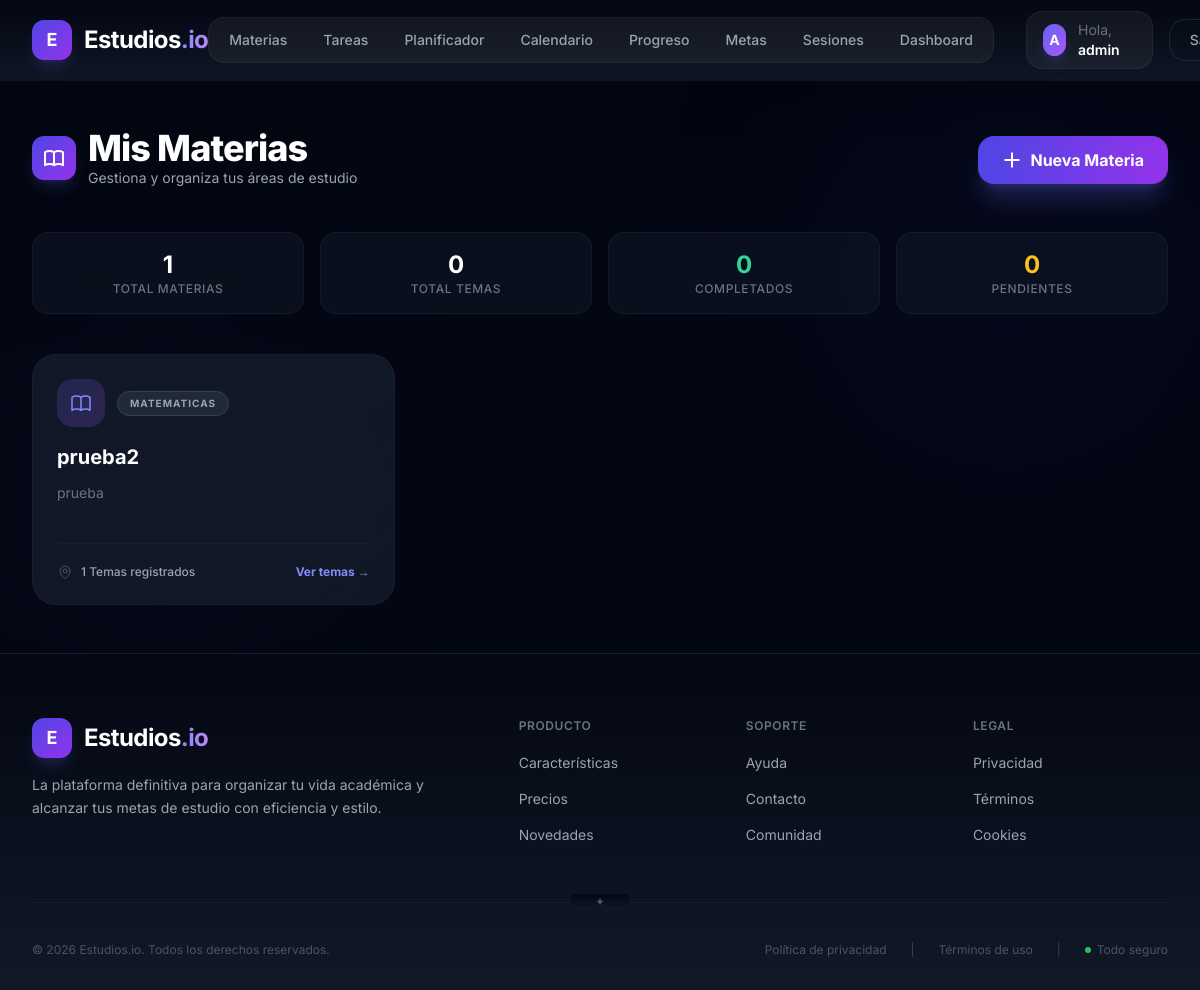
Page /study/subjects (signed in) on the committed database.
### app/models/user.py (models this page shows, shortened)
class User(db.Model, UserMixin):
    __tablename__ = "users"
    id = db.Column(db.Integer, primary_key=True)
    username = db.Column(db.String(100), unique=True, nullable = False)
    password = db.Column(db.String(255), nullable = False)
    role_id = db.Column(db.Integer, db.ForeignKey('roles.id'), nullable = False)

### app/models/study.py (models this page shows)
class Subject(db.Model):
    __tablename__ = "subjects"
    id = db.Column(db.Integer, primary_key=True)
    name = db.Column(db.String(100), nullable=False)
    description = db.Column(db.Text, nullable=True)
    category = db.Column(db.String(50), nullable=True) # ej: Programación, Inglés, etc.
    user_id = db.Column(db.Integer, db.ForeignKey('users.id'), nullable=False)
    tasks = db.relationship('Task', backref='subject', lazy=True, cascade="all, delete-orphan")
    topics = db.relationship('Topic', backref='subject', lazy=True, cascade="all, delete-orphan")

### app/api/study.py (the view)
@study_bp.route('/subjects')
@login_required
def list_subjects():
    subjects = Subject.query.filter_by(user_id=current_user.id).all()
    return render_template('study/subjects.html', subjects=subjects)

### app/__init__.py (called while the page is built)
def create_app():
    app = Flask(__name__)
    app.config.from_object(Config)
    db.init_app(app)
    bcrypt.init_app(app)
    migrate.init_app(app, db)
    login_manager.init_app(app)
    @login_manager.user_loader
    def load_user(user_id):
        return db.session.get(User, int(user_id))
    from app.api.auth import auth_bp
    from app.api.main import main_bp
    from app.api.study import study_bp
    app.register_blueprint(auth_bp, url_prefix='/api/auth')
    app.register_blueprint(main_bp, url_prefix='/')
    app.register_blueprint(study_bp, url_prefix='/study')
    login_manager.login_view = 'auth.login'
    login_manager.login_message_category = 'info'
    return app

### app/templates/study/subjects.html (shortened to what this page needs)
{% extends 'base.html' %}
{% block content %}
<div class="max-w-7xl mx-auto px-4 sm:px-6 lg:px-8 py-12 w-full relative">
    <div class="absolute top-0 right-0 w-96 h-96 bg-indigo-600/5 blur-[120px] rounded-full -z-10"></div>
    <div class="absolute bottom-0 left-0 w-80 h-80 bg-purple-600/5 blur-[120px] rounded-full -z-10"></div>
    <div class="flex flex-col md:flex-row md:items-center justify-between gap-4 mb-10">
        <div>
            <div class="flex items-center gap-3 mb-1">
                <div class="w-11 h-11 bg-gradient-to-br from-indigo-600 to-purple-600 rounded-xl flex items-center justify-center shadow-lg shadow-indigo-500/20">
                </div>
                <div>
                    <h1 class="text-3xl md:text-4xl font-extrabold text-white tracking-tight">Mis Materias</h1>
                    <p class="text-gray-400 text-sm">Gestiona y organiza tus áreas de estudio</p>
                </div>
            </div>
        </div>
        <button onclick="openSubjectModal('create')"
                class="group relative bg-gradient-to-r from-indigo-600 to-purple-600 hover:from-indigo-700 hover:to-purple-700 text-white px-6 py-3 rounded-2xl font-bold transition-all duration-300 shadow-xl shadow-indigo-500/25 hover:shadow-indigo-500/40 active:scale-95 flex items-center gap-2 overflow-hidden">
            <span class="relative z-10 flex items-center gap-2">
                <svg class="w-5 h-5 group-hover:rotate-90 transition-transform duration-300" fill="none" viewBox="0 0 24 24" stroke="currentColor" stroke-width="2.5">
                    <path stroke-linecap="round" stroke-linejoin="round" d="M12 4v16m8-8H4" />
                </svg>
                Nueva Materia
            </span>
        </button>
    </div>
    <div class="grid grid-cols-2 md:grid-cols-4 gap-4 mb-10">
        <div class="bg-gray-900/50 border border-gray-800/50 rounded-2xl p-4 text-center hover:border-indigo-500/30 transition-all duration-300">
            <div class="text-2xl font-bold text-white">{{ subjects|length }}</div>
            <div class="text-xs text-gray-500 font-medium uppercase tracking-wider">Total Materias</div>
        </div>
        <div class="bg-gray-900/50 border border-gray-800/50 rounded-2xl p-4 text-center hover:border-purple-500/30 transition-all duration-300">
            {% set total_topics = 0 %}
            {% for s in subjects %}{% set total_topics = total_topics + s.topics|length %}{% endfor %}
            <div class="text-2xl font-bold text-white">{{ total_topics }}</div>
            <div class="text-xs text-gray-500 font-medium uppercase tracking-wider">Total Temas</div>
        </div>
        <div class="bg-gray-900/50 border border-gray-800/50 rounded-2xl p-4 text-center hover:border-emerald-500/30 transition-all duration-300">
            <div class="text-2xl font-bold text-emerald-400">0</div>
            <div class="text-xs text-gray-500 font-medium uppercase tracking-wider">Completados</div>
        </div>
        <div class="bg-gray-900/50 border border-gray-800/50 rounded-2xl p-4 text-center hover:border-amber-500/30 transition-all duration-300">
            <div class="text-2xl font-bold text-amber-400">0</div>
            <div class="text-xs text-gray-500 font-medium uppercase tracking-wider">Pendientes</div>
        </div>
    </div>
    {% if not subjects %}
    <div class="bg-gray-900/50 border-2 border-dashed border-gray-800 rounded-3xl p-16 text-center relative overflow-hidden">
        <div class="absolute inset-0 bg-gradient-to-br from-indigo-600/5 to-purple-600/5"></div>
        <div class="relative z-10">
            <div class="w-20 h-20 bg-gradient-to-br from-indigo-500/20 to-purple-500/20 rounded-2xl flex items-center justify-center mx-auto mb-6">
                <svg class="w-10 h-10 text-indigo-400" fill="none" viewBox="0 0 24 24" stroke="currentColor" stroke-width="1.5">
                    <path stroke-linecap="round" stroke-linejoin="round" d="M12 6.253v13m0-13C10.832 5.477 9.246 5 7.5 5S4.168 5.477 3 6.253v13C4.168 18.477 5.754 18 7.5 18s3.332.477 4.5 1.253m0-13C13.168 5.477 14.754 5 16.5 5c1.747 0 3.332.477 4.5 1.253v13C19.832 18.477 18.247 18 16.5 18c-1.746 0-3.332.477-4.5 1.253" />
                </svg>
            </div>
            <h3 class="text-xl font-bold text-white mb-2">Aún no tienes materias</h3>
            <p class="text-gray-400 mb-8">Comienza registrando tu primera materia para organizar tus temas.</p>
            <button onclick="openSubjectModal('create')" class="text-indigo-400 hover:text-indigo-300 font-bold transition-colors inline-flex items-center gap-1">
                Crear ahora <span class="text-lg">→</span>
            </button>
        </div>
    </div>
    {% else %}
    <div class="grid grid-cols-1 md:grid-cols-2 lg:grid-cols-3 gap-6">
        {% for subject in subjects %}
        <div class="group relative bg-gradient-to-br from-gray-900 to-gray-800/50 border border-gray-800/50 rounded-3xl p-6 hover:border-indigo-500/50 transition-all duration-500 hover:-translate-y-2 hover:shadow-2xl hover:shadow-indigo-500/10 overflow-hidden">
            <div class="absolute inset-0 bg-gradient-to-br from-indigo-600/0 to-purple-600/0 group-hover:from-indigo-600/5 group-hover:to-purple-600/5 transition-all duration-500"></div>
            <div class="relative flex items-start justify-between mb-4">
                <div class="flex items-center gap-3">
                    <div class="p-3 bg-gradient-to-br from-indigo-500/20 to-purple-500/20 rounded-2xl text-indigo-400 group-hover:scale-110 transition-transform duration-300">
                    </div>
                    <span class="inline-block px-3 py-1 bg-gray-800 text-gray-400 text-[10px] font-bold uppercase tracking-widest rounded-full border border-gray-700">
                        {{ subject.category or 'General' }}
                    </span>
                </div>
            </div>
            <a href="{{ url_for('study.list_topics', subject_id=subject.id) }}" class="relative block">
                <div class="mb-3">
                    <h3 class="text-xl font-bold text-white group-hover:text-transparent group-hover:bg-clip-text group-hover:bg-gradient-to-r group-hover:from-indigo-400 group-hover:to-purple-400 transition-all duration-300">
                        {{ subject.name }}
                    </h3>
                </div>
                <p class="text-gray-500 text-sm line-clamp-2 mb-5 min-h-[40px]">
                    {{ subject.description or 'Sin descripción disponible.' }}
                </p>
                <div class="flex items-center justify-between pt-5 border-t border-gray-800/50">
                    <div class="flex items-center gap-2">
                        <span class="text-xs text-gray-400 font-medium">{{ subject.topics|length }} Temas registrados</span>
                    </div>
                    <span class="text-indigo-400 text-xs font-bold group-hover:translate-x-1 transition-transform duration-300 flex items-center gap-1">
                        Ver temas →
                    </span>
                </div>
            </a>
        </div>
        {% endfor %}
    </div>
    {% endif %}
</div>
{% endblock %}

### app/templates/components/navbar.html (shortened to what this page needs)
<nav class="fixed top-0 left-0 right-0 z-50 bg-gradient-to-b from-gray-950/95 to-gray-900/90 backdrop-blur-xl border-b border-white/5 shadow-2xl shadow-black/20">
    <div class="max-w-7xl mx-auto px-4 sm:px-6 lg:px-8">
        <div class="flex items-center justify-between h-20">
            <div class="flex-shrink-0">
                <a href="{{ url_for('main.landing') }}" class="group flex items-center gap-3">
                    <div class="w-10 h-10 bg-gradient-to-br from-indigo-600 to-purple-600 rounded-xl flex items-center justify-center shadow-lg shadow-indigo-500/20 transition-transform duration-300 group-hover:scale-110 group-hover:shadow-indigo-500/40">
                        <span class="text-white font-bold text-lg">E</span>
                    </div>
                    <span class="text-2xl font-bold text-white tracking-tight transition-colors duration-300 group-hover:text-indigo-400">
                        Estudios<span class="text-transparent bg-clip-text bg-gradient-to-r from-indigo-400 to-purple-400">.io</span>
                    </span>
                </a>
            </div>
            <div class="hidden md:flex items-center gap-6">
                {% if current_user.is_authenticated %}
                    <div class="flex items-center gap-1 bg-white/5 rounded-2xl p-1 border border-white/5">
                        <a href="{{ url_for('study.list_subjects') }}"
                           class="px-4 py-2 text-sm font-medium text-gray-400 hover:text-white hover:bg-white/10 rounded-xl transition-all duration-300">
                            Materias
                        </a>
                        <a href="{{ url_for('study.list_tasks') }}"
                           class="px-4 py-2 text-sm font-medium text-gray-400 hover:text-white hover:bg-white/10 rounded-xl transition-all duration-300">
                            Tareas
                        </a>
                        <a href="{{ url_for('study.planner') }}"
                           class="px-4 py-2 text-sm font-medium text-gray-400 hover:text-white hover:bg-white/10 rounded-xl transition-all duration-300">
                            Planificador
                        </a>
                        <a href="{{ url_for('study.view_calendar') }}"
                           class="px-4 py-2 text-sm font-medium text-gray-400 hover:text-white hover:bg-white/10 rounded-xl transition-all duration-300">
                            Calendario
                        </a>
                        <a href="{{ url_for('study.view_analytics') }}"
                           class="px-4 py-2 text-sm font-medium text-gray-400 hover:text-white hover:bg-white/10 rounded-xl transition-all duration-300">
                            Progreso
                        </a>
                        <a href="{{ url_for('study.list_goals') }}"
                           class="px-4 py-2 text-sm font-medium text-gray-400 hover:text-white hover:bg-white/10 rounded-xl transition-all duration-300">
                            Metas
                        </a>
                        <a href="{{ url_for('study.list_sessions') }}"
                           class="px-4 py-2 text-sm font-medium text-gray-400 hover:text-white hover:bg-white/10 rounded-xl transition-all duration-300">
                            Sesiones
                        </a>
                        <a href="{{ url_for('main.inicio') }}"
                           class="px-4 py-2 text-sm font-medium text-gray-400 hover:text-white hover:bg-white/10 rounded-xl transition-all duration-300">
                            Dashboard
                        </a>
                    </div>
                    <div class="flex items-center gap-4 ml-2">
                        <div class="flex items-center gap-3 bg-white/5 px-4 py-2 rounded-2xl border border-white/5">
                            <div class="w-8 h-8 bg-gradient-to-br from-indigo-500 to-purple-500 rounded-full flex items-center justify-center text-white font-bold text-sm shadow-lg shadow-indigo-500/20">
                                {{ current_user.username[0]|upper if current_user.username else 'U' }}
                            </div>
                            <span class="text-sm text-gray-300">
                                <span class="text-gray-500">Hola,</span>
                                <span class="text-white font-semibold">{{ current_user.username }}</span>
                            </span>
                        </div>
                        <a href="{{ url_for('auth.logout') }}"
                           class="group relative px-5 py-2.5 bg-transparent text-gray-400 hover:text-white font-medium text-sm rounded-2xl transition-all duration-300 overflow-hidden border border-gray-700/50 hover:border-gray-600">
                            <span class="relative z-10">Salir</span>
                        </a>
                    </div>
                {% endif %}
            </div>
        </div>
    </div>
</nav>

### app/templates/base.html (style rules this page uses)
body { font-family: 'Inter', sans-serif; }

### rows in the picture
User: username "A", username "admin"
Subject: category "MATEMATICAS", name "prueba2", description "prueba", topics|length "1"

### other values in the picture
{{ subjects|length }} "1"
{{ total_topics }} "0"
{{ now.year if now else '2026' }} "2026"
